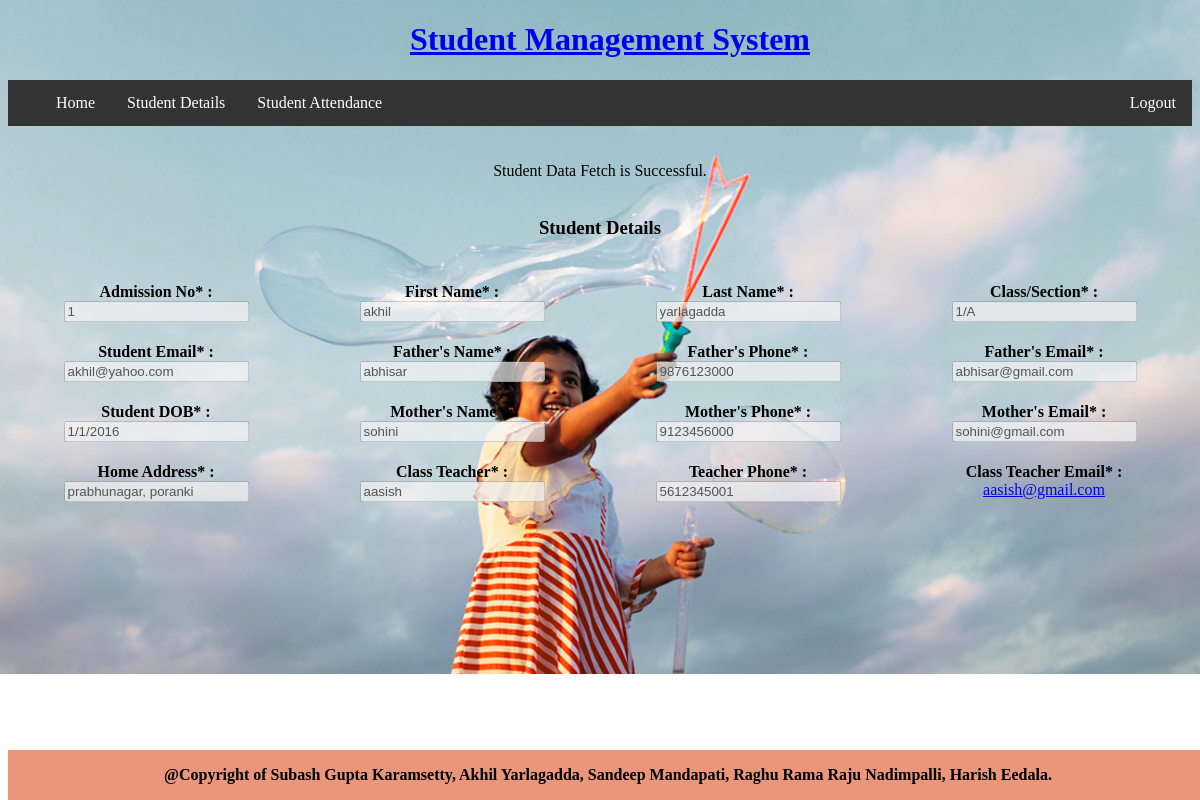
The page /StudentMyDetails (signed in) on the database its author committed.
### tables this page shows
CREATE TABLE "studentdetails" (
	"Admission_id"	INTEGER,
	"Class"	INTEGER,
	"Section"	Varchar(255),
	"First_Name"	Varchar(255),
	"Last_Name"	Varchar(255),
	"Phone"	INTEGER,
	"Email"	Varchar(255),
	"Father_Name"	Varchar(255),
	"Mother_Name"	Varchar(255),
	"Date_Of_Birth"	INTEGER,
	"Father_Phone"	INTEGER,
	"Mother_Phone"	INTEGER,
	"Father_Email"	Varchar(255),
	"Mother_Email"	Varchar(255),
	"Address"	Varchar(255),
	"Class_Teacher"	Varchar(255),
	"Class_Teacher_Phone"	INTEGER,
	"Class_Teacher_Email"	Varchar(255),
	"Class_Teacher_id"	INTEGER,
	"person_type"	Varchar(255),
	PRIMARY KEY("Admission_id")
);

### app.py (the view)
@app.route("/StudentMyDetails",methods=["GET","POST"])
def StudentMyDetails():
    if g.user:
        print("user:",g.user)
        datavalues = []
        l_name, f_name = flnames()
        with sqlite3.connect("ProjectDB.sqlite3") as con:    #connecting to the hosp.sqlite3 database
            cur = con.cursor()
            datavalues = cur.execute("SELECT Admission_id, Class, Section, First_Name, Last_Name, Phone, Email, Father_Name, Mother_Name, Date_Of_Birth, Father_Phone, Mother_Phone, Father_Email, Mother_Email, Address, Class_Teacher, Class_Teacher_Phone, Class_Teacher_Email, Class_Teacher_id FROM studentdetails WHERE First_Name= ? and Last_Name = ?;",[f_name,l_name]).fetchall()
            print(datavalues)
            ClassSection = str(datavalues[0][1])+"/"+datavalues[0][2]
            print(ClassSection)
            flash("Student Data Fetch is Successful.",'error')
            return render_template("StudentMyDetails.html", data = datavalues, ClassSection = ClassSection)
    return redirect(url_for("initial"))

### app.py (called while the page is built)
def flnames():
    full = g.user
    full_1 = full.split(" ")
    if len(full_1) == 2:
        f_name = full_1[0].lower()
        l_name = full_1[1].lower()
    elif len(full_1) >2 :
        l_name = full_1[-1].lower()
        full_1.pop()
        f_name = " ".join(c for c in full_1).lower()
    return (l_name,f_name)

@app.before_request
def before_request():
    g.user=None         #setting up global user as None
    g.user1=None        #g.admissionNo=None
    if 'user' in session:           #checking if there is an user in the session
        g.user=session["user"]    #if user is there then making the user as a global session

### templates/StudentMyDetails.html (shortened to what this page needs)
<!doctype html>
<head>
<link rel="stylesheet" type="text/css" href="{{ url_for('static',filename='edits.css') }}">
<link rel="stylesheet" href="https://unpkg.com/purecss@2.0.3/build/pure-min.css">
</head>
<body>
  <h1><a style="text_align:center; font-family:Book Antiqua;" href = "{{ url_for('home') }}"> Student Management System</h1>
<nav>
  <ul>
    <li class="dropdown">
    <a onclick="window.location='/home' " class="dropbtn">Home</a>
  </li>
  <li class="dropdown">
    <a href="javascript:void(0)" class="dropbtn">Student Details</a>
  </li>
  <li class="dropdown">
    <a href="javascript:void(0)" class="dropbtn">Student Attendance</a>
  </li>
  <li class="dropdown last">
    <a onclick="window.location='/logout' " class="dropbtn"> Logout </a>
  </li>
</ul>
</nav><br><br>
{%- for category, message in get_flashed_messages(with_categories = true) %}
         <div class = "alert alert-danger">
            {{ message }}
         </div>
{%- endfor %}<br>
<h3>Student Details</h3>
<br>
{% if data %}
<div class="row">
  <div class="column">
    <th><b>Admission No* :</b></th>
    <td><input type="number" name= "Admission No" value= "{{ data[0][0] }}" disabled ="" /></td>
  </div>
  <div class="column">
    <th ><b>First Name* :</b></th>
    <td><input type="text" name= "First Name" value= "{{ data[0][3] }}" disabled ="" /></td>
  </div>
  <div class="column">
    <th ><b>Last Name* :</b></th>
    <td><input type="text" name= "Last Name" value= "{{ data[0][4] }}" disabled ="" /></td>
  </div>
  <div class="column">
    <th ><b>Class/Section* :</b></th>
    <td><input type="text" name= "Class/Section" value= "{{ ClassSection }}" disabled ="" /></td>
  </div>
</div>
<div class="row">
  <div class="column">
    <th><b>Student Email* :</b></th>
    <td><input type="email" name= "Student Email" value= "{{ data[0][6] }}" disabled ="" /></td>
  </div>
  <div class="column">
    <th ><b>Father's Name* :</b></th>
    <td><input type="text" name= "Father's Name" value= "{{ data[0][7] }}" disabled ="" /></td>
  </div>
  <div class="column">
    <th ><b>Father's Phone* :</b></th>
    <td><input type="number" name= "Father's Phone" value= "{{ data[0][10] }}" disabled ="" /></td>
  </div>
  <div class="column">
    <th ><b>Father's Email* :</b></th>
    <td><input type="email" name= "Father's Email" value= "{{ data[0][12] }}" disabled ="" /></td>
  </div>
</div>
<div class="row">
  <div class="column">
    <th ><b>Student DOB* :</b></th>
    <td><input type="text" name= "Date of Birth" value= "{{ data[0][9] }}" disabled ="" /></td>
  </div>
  <div class="column">
    <th><b>Mother's Name* :</b></th>
    <td><input type="text" name= "Mother's Name" value= "{{ data[0][8] }}" disabled ="" /></td>
  </div>
  <div class="column">
    <th ><b>Mother's Phone* :</b></th>
    <td><input type="number" name= "Mother's Phone" value= "{{ data[0][11] }}" disabled ="" /></td>
  </div>
  <div class="column">
    <th ><b>Mother's Email* :</b></th>
    <td><input type="email" name= "Mother's Email" value= "{{ data[0][13] }}" disabled ="" /></td>
  </div>
</div>
<div class="row">
  <div class="column">
    <th><b>Home Address* :</b></th>
    <td><input type="text" name= "Address" value= "{{ data[0][14] }}" disabled ="" /></td>
  </div>
  <div class="column">
    <th ><b>Class Teacher* :</b></th>
    <td><input type="text" name= "Class Teacher" value= "{{ data[0][15] }}" disabled ="" /></td>
  </div>
  <div class="column">
    <th ><b>Teacher Phone* :</b></th>
    <td><input type="number" name= "Class Teacher Ph" value= "{{ data[0][16] }}" disabled ="" /></td>
  </div>
  <div class="column">
    <th ><b>Class Teacher Email* :</b></th>
	<td style = "background-color : grey"><a href = "mailto: {{data[0][17]}}">{{ data[0][17] }}</a></td>
  </div>
</div>
{% endif %}
<footer>
  <p><b>@Copyright of Subash Gupta Karamsetty, Akhil Yarlagadda, Sandeep Mandapati, Raghu Rama Raju Nadimpalli, Harish Eedala.</b>
</footer>
</body>

### static/edits.css (style rules this page uses)
ul { list-style-type: none; margin: 0; padding: 0; overflow: hidden; background-color: #333; }
li { float: left; }
li a, .dropbtn { display: inline-block; color: white; text-align: center; padding: 14px 16px; text-decoration: none; }
li.dropdown { display: inline-block; }
.last { float: right; }

### rows shown on the page
studentdetails: Admission_id "1", First_Name "akhil", Last_Name "yarlagadda", Email "akhil@yahoo.com", Father_Name "abhisar", Father_Phone "9876123000", Father_Email "abhisar@gmail.com", Date_Of_Birth "1/1/2016", Mother_Name "sohini", Mother_Phone "9123456000", Mother_Email "sohini@gmail.com", Address "prabhunagar, poranki", Class_Teacher "aasish", Class_Teacher_Phone "5612345001", Class_Teacher_Email "aasish@gmail.com"

### other values the page prints
{{ message }} "Student Data Fetch is Successful."
